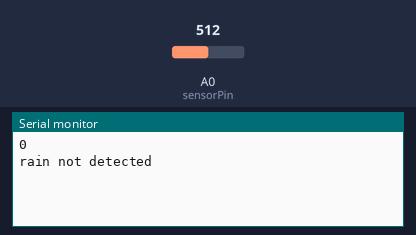
Recording of a sketch running on a simulated Arduino Uno, built with avr-gcc and run on an emulated ATmega328P. Shown: the last lines printed to the serial monitor. The test bench sets the inputs (shaded band); at power-on: A0 (sensorPin) = 512.

Above: at 2.2 s.
2.3 s: A0 (sensorPin) set to 448
At 4.8 s:
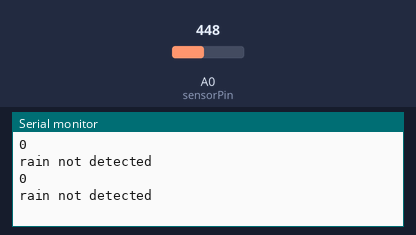
5.1 s: A0 (sensorPin) set to 422
At 6.8 s:
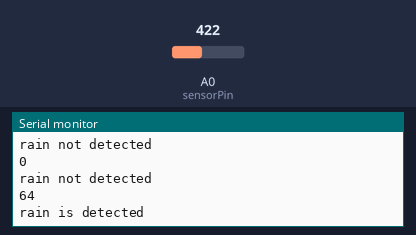

Measured:
- the behaviour switches between 435 and 434 on A0 (sensorPin) (found by bisection; images 1 and 2)
- after the input at 5.1 s, the serial monitor: prints a new line after 0.90 s (image 2)

The sketch:

esp8266_rain.ino
```cpp
int sensorPin = A0;    // input for LDR and rain sensor

unsigned long previousMillis = 0;
unsigned long currentMillis  = 0;

void setup() {
  delay(1000);
  Serial.begin(115200);

  pinMode(sensorPin, INPUT);
}

void loop() {
  delaySensor(2000);
}

// LDR, DHT, DS18B20, PH, Salinity, Ultrasonic, Rain sensor
void delaySensor(unsigned long interval) {
  currentMillis = millis();
  if (currentMillis - previousMillis >= interval) {
    previousMillis = currentMillis;

    //=============== Rain Sensor ===============
    int sensorValue2 = analogRead(sensorPin);
    sensorValue2 = constrain(sensorValue2, 150, 440);
    sensorValue2 = map(sensorValue2, 150, 440, 1023, 0);
    Serial.println(sensorValue2);
    if (sensorValue2 >= 20){
      Serial.println("rain is detected");
    }
    else {
      Serial.println("rain not detected");
    }
    //==================================================

  }
}
```
